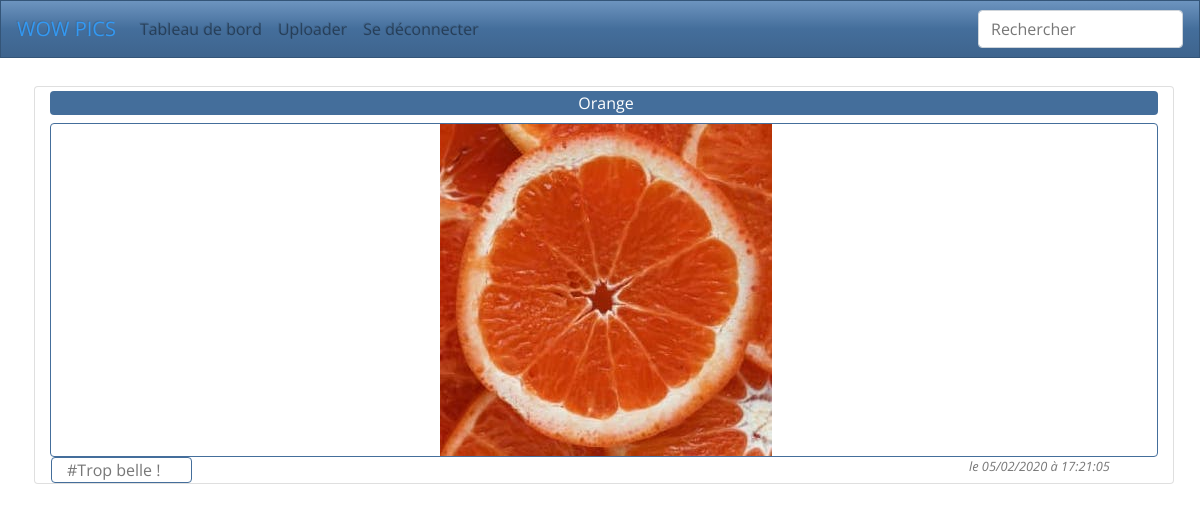
The app's page /v1.00/index.php?action=PagePrivatePicture&Picture=29 (signed in) with its own data.
### tables this page shows
CREATE TABLE `picture` (
  `idPicture` int(11) NOT NULL,
  `fileName` varchar(255) NOT NULL,
  `status` varchar(30) NOT NULL DEFAULT 'private',
  `link` varchar(255) NOT NULL,
  `tags` text NOT NULL,
  `dateUpload` datetime NOT NULL DEFAULT CURRENT_TIMESTAMP,
  `idUser` int(11) NOT NULL,
  `urlAnonymous` text
);

### v1.00/Controller/ControllerPicture.php (called while the page is built, shortened)
<?php
class ControllerPicture
{
    public function renderPrivatePicture($idPicture)
    {
        $pictureManager = new PictureManager();
        $picture = $pictureManager->getPrivatePicture($idPicture);
        $vue = new View("PrivatePicture");
        $vue->generer(array("picture" => $picture ));
    }
}

### v1.00/AutoLoader.php (called while the page is built, shortened)
<?php
 class AutoLoader
 {
    static function autoLoad($className)
    {
        $directories = array("controller", "model", "view", "model/Entity", "model/EntityManager", "Helpers");
        foreach($directories as $directory)
        {
            $file = $directory .'\\' . $className . '.php';
        }
    }
 }

### v1.00/Model/Modele.php (called while the page is built, shortened)
<?php
Abstract class Modele
{
  protected function executeReq($req, $params = null)
  {
   $bdd = Database::getInstance() -> getConnection();
    if($params == null)
    {
      $res = $bdd->query($req);
    }
    else
    {
      $res = $bdd->prepare($req);
      $res->execute($params);
    }
    return $res;
  }
  function hydrate(array $donnees){
    foreach ($donnees as $key => $value ){
        $method = 'set'.ucfirst($key);
    }
  }
}

### v1.00/Model/EntityManager/PictureManager.php (called while the page is built, shortened)
<?php
class PictureManager extends Modele
{
    public function getPrivatePicture($idPicture)
    {
        $req = "SELECT * from picture WHERE status='private' AND idPicture=?";
        $res = $this->executeReq($req,array($idPicture));
        $res = $res->fetch(PDO::FETCH_ASSOC);
        if($res !== false)
        {
            $picture = new Picture();
            $picture->hydrate($res);
            return $picture;
        }
        else {
            return false;
        }
    }
}

### v1.00/Model/Entity/Picture.php (called while the page is built, shortened)
<?php
class Picture extends Modele {
    private $filename;
    private $link;
    private $tags;
    private $dateUpload;
    public function setIdPicture($idPicture)
    {
        return $this;
    }
    public function getFilename()
    {
        return $this->filename;
    }
    public function setFilename($filename)
    {
        $this->filename = $filename;
        return $this;
    }
    public function setStatus($status)
    {
        return $this;
    }
    public function getLink()
    {
        return $this->link;
    }
    public function setLink($link)
    {
        $this->link = $link;
        return $this;
    }
    public function getTags()
    {
        return $this->tags;
    }
    public function setTags($tags)
    {
        $this->tags = $tags;
        return $this;
    }
    public function getDateUpload()
    {
        return $this->dateUpload;
    }
    public function setDateUpload($dateUpload)
    {
        $this->dateUpload = $dateUpload;
        return $this;
    }
    public function setIdUser($idUser)
    {
            return $this;
    }
     public function setUrlAnonymous($urlAnonymous)
     {
             return $this;
     }
}

### v1.00/View/PrivatePicture.html.php (the view, shortened to what this page needs)
<main class="container mt-4">
    <div class="row">
        <div class="col-12 card m-1 pt-1">
            <div class="d-flex align-items-center text-white bg-primary rounded pl-1">
            <p class="mx-auto my-auto"><?php echo $picture->getFilename(); ?></p>
            </div>
            <div>
                <div class="border border-primary rounded mt-2 pl-1 text-center">
                    <img class="img-fluid" src="<?php echo $picture->getLink(); ?>" alt="picture"/>
                </div>
            </div>
            <div class="row">
                <div>
                    <p class="commentaire border border-primary rounded mt-2 ml-3 my-auto col-12 "><?php $tags = $picture->getTags();
                                $tags = explode(",",$tags);
                                for($i = 0 ; $i <count($tags); $i++)
                                {
                                    echo '#'. $tags[$i] . " ";
                                }
                        ?>
                    </p>
            </div>
            <div class="font-italic text-right small col-10">
            <?php  $datetime = DateTime::createFromFormat("Y-m-d H:i:s", $picture->getDateUpload());
                    echo "le " . $datetime->format("d/m/Y à H:i:s"); ?>
            </div>
        </div>
    </div>
</main>

### records on screen
picture: fileName "Orange", link (picture), tags "Trop belle !", dateUpload "05/02/2020 à 17:21:05"
